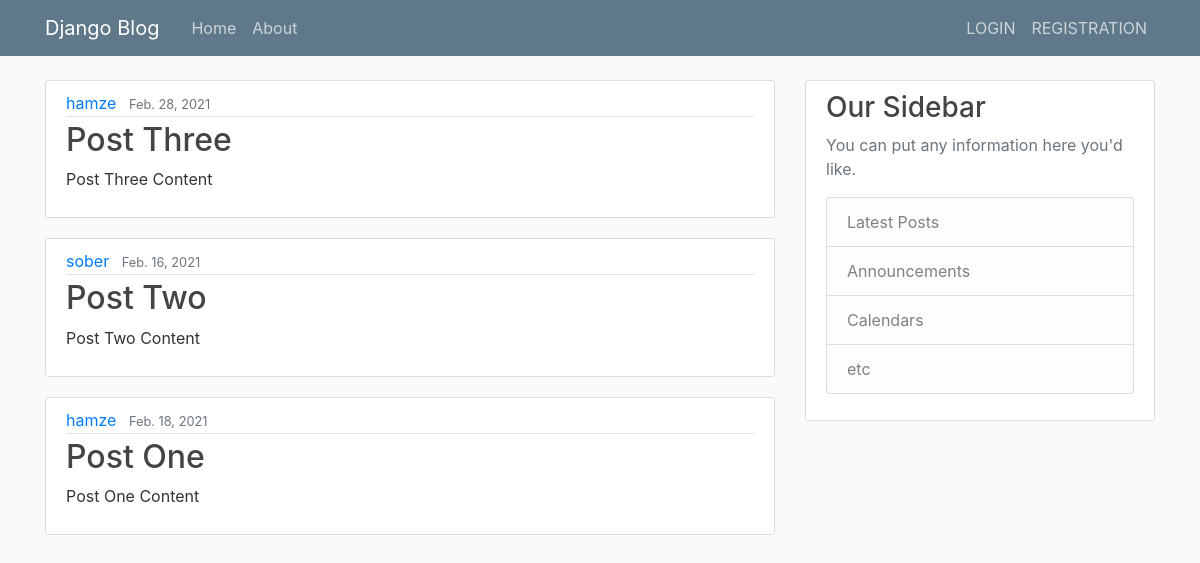
The page / on the database its author committed.
### blog/models.py (models this page shows, shortened)
class Post(models.Model):
    title = models.CharField(max_length=100)
    content = models.TextField()
    author = models.ForeignKey(User, default='None', on_delete=models.CASCADE)
    date_posted = models.DateField(default=datetime.date.today)
    class Meta:
        ordering = ['-id']

### blog/views.py (the view)
# urls.py: path('', v.home, name='blog-home'),
def home(request):
    data = m.Post.objects.all()
    context = {'posts': data}
    return render(request, 'blog/index.html', context=context)

### blog/templates/blog/index.html
{% extends "blog/base.html" %}
{% block content %}
    {% for post in posts %}
        <article class="media content-section">
          <div class="media-body">
            <div class="article-metadata">
              <a class="mr-2" href="#">{{ post.author }}</a>
              <small class="text-muted">{{ post.date_posted }}</small>
            </div>
            <h2><a class="article-title" href="#">{{ post.title }}</a></h2>
            <p class="article-content">{{ post.content }}</p>
          </div>
        </article>
    {% endfor %}
{% endblock content %}

### blog/static/blog/main.css (style rules this page uses)
body { background: #fafafa; color: #333333; margin-top: 5rem; }
h1, h2, h3, h4, h5, h6 { color: #444444; }
.content-section { background: #ffffff; padding: 10px 20px; border: 1px solid #dddddd; border-radius: 3px; margin-bottom: 20px; }
.article-title { color: #444444; }
.article-content { white-space: pre-line; }
.article-metadata { padding-bottom: 1px; margin-bottom: 4px; border-bottom: 1px solid #e3e3e3 }

### rows shown on the page
Post: author "hamze", date_posted "Feb. 28, 2021", title "Post Three", content "Post Three Content"
Post: author "sober", date_posted "Feb. 16, 2021", title "Post Two", content "Post Two Content"
Post: author "hamze", date_posted "Feb. 18, 2021", title "Post One", content "Post One Content"
